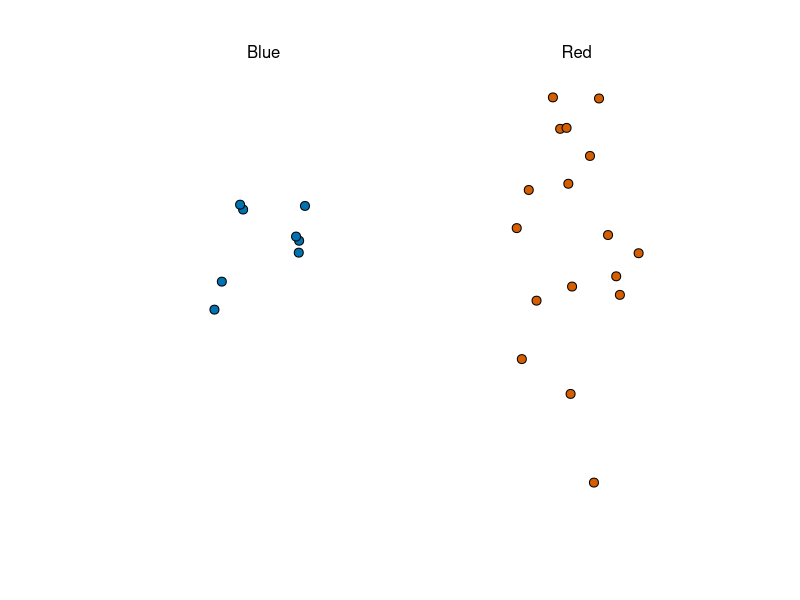
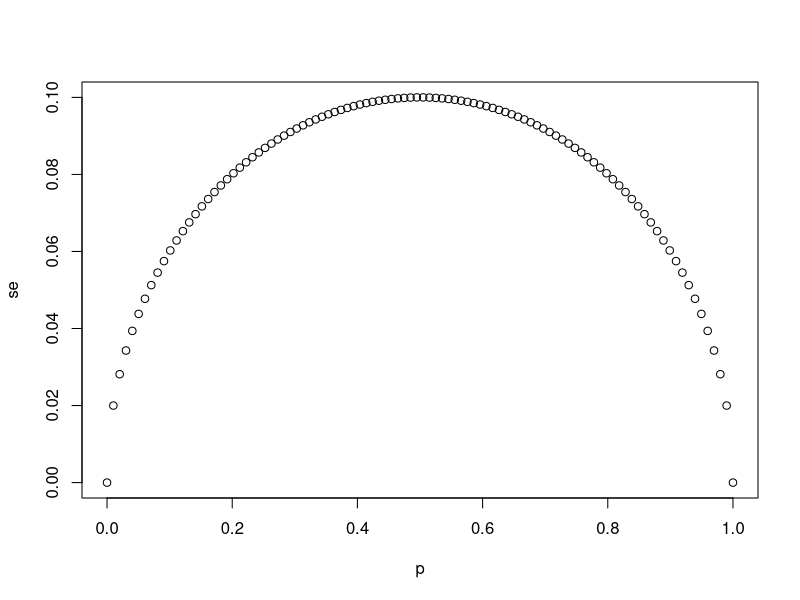
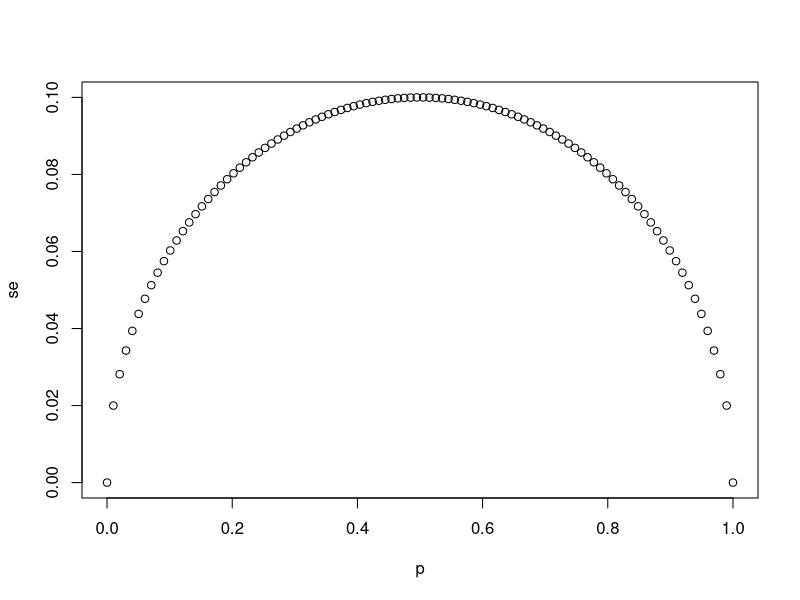
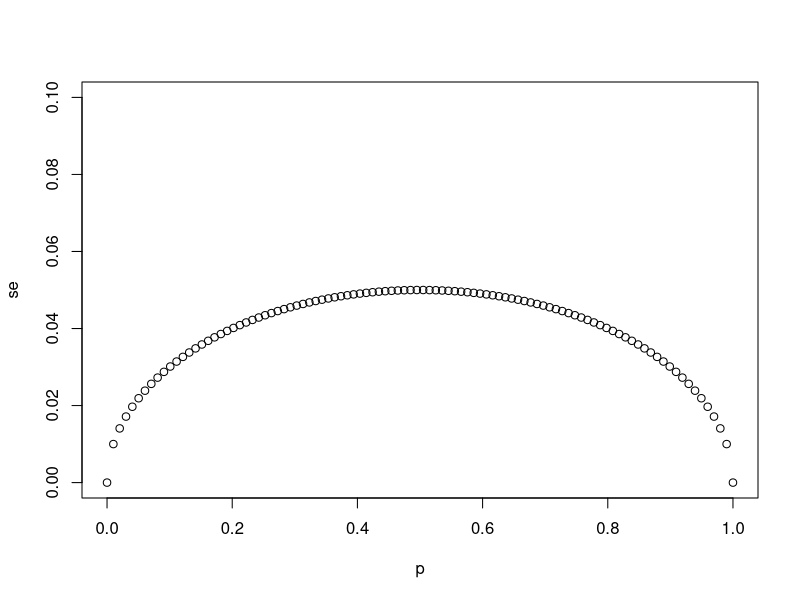
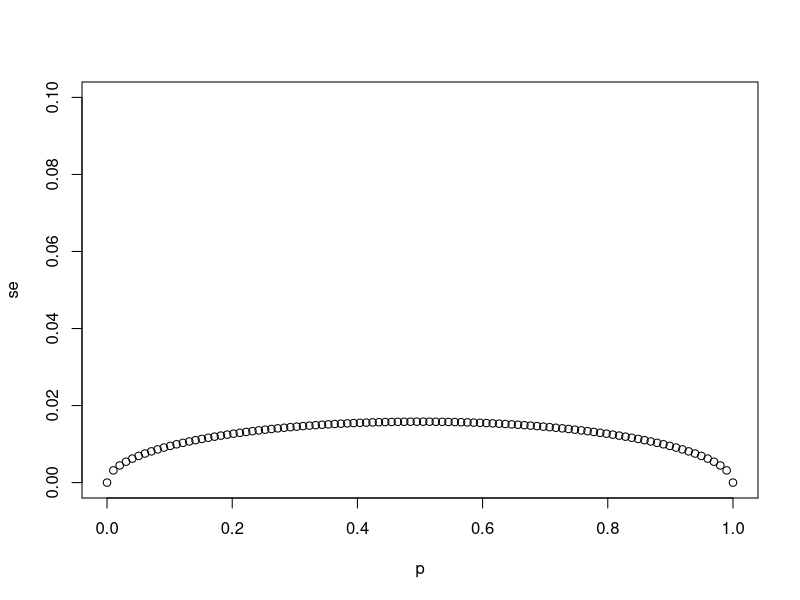
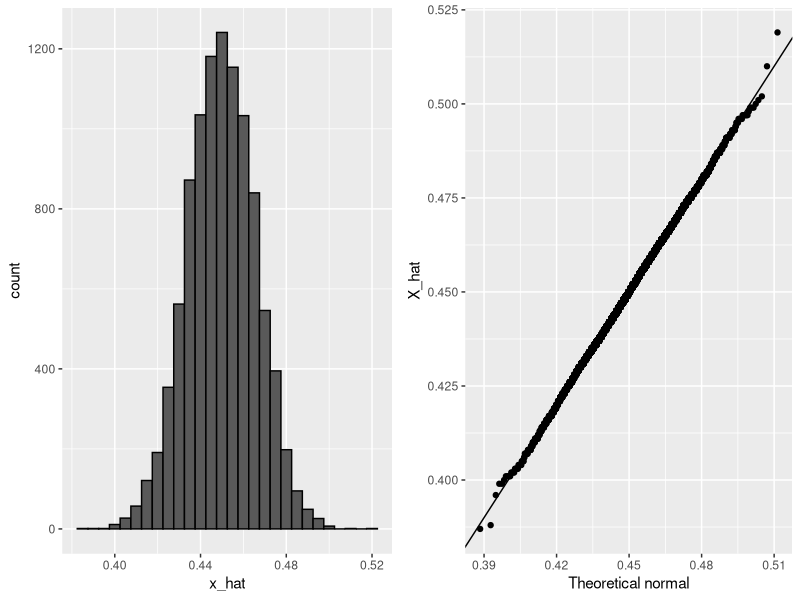
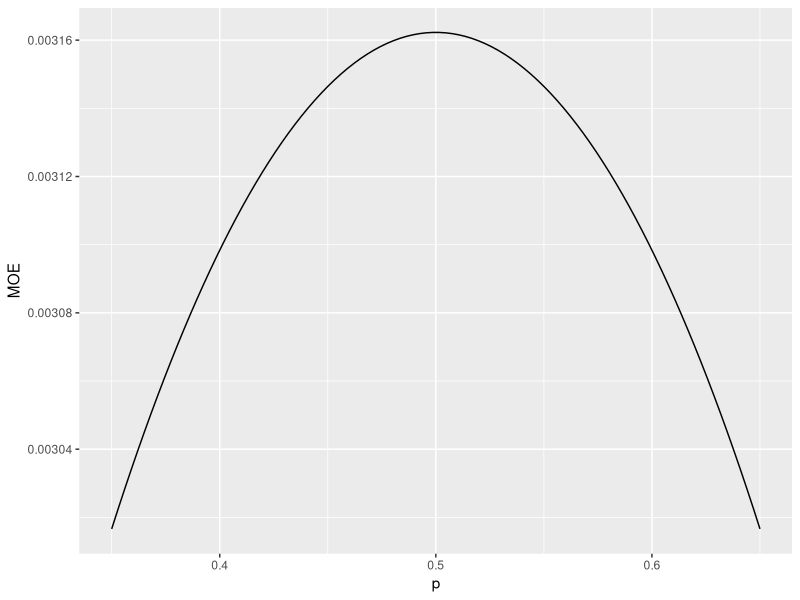

Here is the R script that generated these plots, in order:
# a function for taking a random draw of size  from the urn 
library(tidyverse)
library(dslabs)
take_poll(25) 

# Write a line of code that calculates the standard error se of a sample average 
# when you poll 25 people in the population. Generate a sequence of 100 proportions 
# of Democrats p that vary from 0 (no Democrats) to 1 (all Democrats).

# Plot se versus p for the 100 different proportions.
N <- 25
p <- seq(0, 1, length.out = 100)
se <- sqrt(p*(1-p))/sqrt(N)
plot(p, se)

# Using the same code as in the previous exercise, create a for-loop that generates 
# three plots of p versus se when the sample sizes equal N=25, N=100, and N=1000.
p <- seq(0, 1, length = 100)
sample_sizes <- c(25, 100, 1000)
for (N in sample_sizes){
  se <- sqrt(p*(1-p))/sqrt(N)
  plot(p, se, ylim = c(0, 0.1))
}

# p = proportion of blue beads in an urn
# Computing the probability of x_bar being within .01 of p
# blue beads = 12; red beads = 13 in a draw of 25 beads
x_hat <- 0.48
se <- sqrt(x_hat * (1-x_hat) / 25)
pnorm(0.01/se) - pnorm(-0.01/se)

# Margin or error
2*se

# Monte Carlo simulation using a set value of p

p <- 0.45
N <- 1000
X <- sample(c(0,1), size = N, replace = TRUE, prob = c(1-p, p))
x_hat <- mean(X)

B <- 10000
x_hat <- replicate(B,{
  X <- sample(c(0,1), size = N, replace = TRUE, prob = c(1-p, p))
  mean(X)
})
mean(x_hat)
sd(x_hat)

# Histogram and QQ-plot of Monte Carlo results
library(tidyverse)
library(gridExtra)
p1 <- data.frame(x_hat = x_hat) %>%
  ggplot(aes(x_hat)) +
  geom_histogram(binwidth = 0.005, color = "black")
p2 <- data.frame(x_hat = x_hat) %>%
  ggplot(aes(sample = x_hat)) +
  stat_qq(dparams = list(mean = mean(x_hat), sd = sd(x_hat))) +
  geom_abline() +
  ylab("X_hat") +
  xlab("Theoretical normal")
grid.arrange(p1, p2, nrow=1)

# Plotting margin of error in an extremely large poll over a range of values of p
library(tidyverse)
N <- 100000
p <- seq(0.35, 0.65, length = 100)
MOE <- sapply(p, function(x) 2*sqrt(x*(1-x)/N))
data.frame(p = p, MOE = MOE) %>%
  ggplot(aes(p, MOE)) +
  geom_line()
